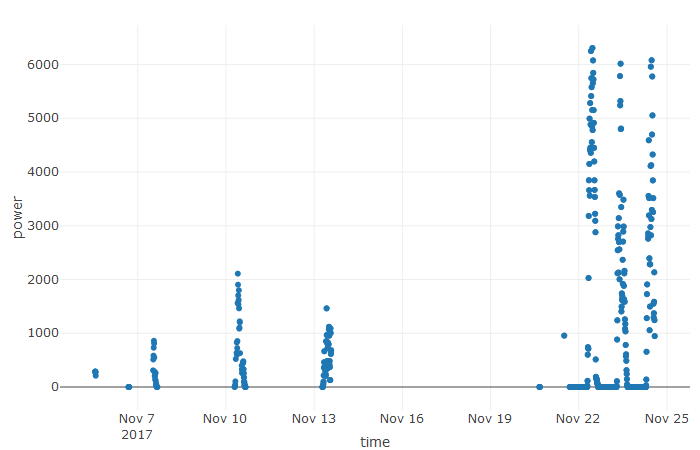

Source code (R):
######################################################
# Test Visualisierung der Leistung einer PV-Anlage
######################################################

# install.package(data.table)
library(data.table)
# install.package(xts)
library(xts)
# install.package(ggplot2)
library(ggplot2)
# install.package(plotly)
library(plotly)

# Set the time zone at the system level
Sys.setenv(TZ="Europe/Zurich")


########## pfadibaar.csv
########## Daten: Google Drive\CAS_BDA7\Daten\temp\test.csv

dt <- fread("data/pfadibaar.csv")

# attribute TIMESTAMP
# The temporal data in dt is an integer. Check:
class(dt$timestamp)
# Transform timestamp from character to POSIXct
# https://stackoverflow.com/questions/27408131/convert-unix-timestamp-into-datetime-in-r
dt$timestampPosix <- as.POSIXct(as.numeric(as.character(dt$timestamp)), origin='1970-01-01', tz='GMT')
class(dt$timestampPosix)

# attribute POWER
class(dt$cur_yield_watt)

# create a dataframe
df <- data.frame(dt$timestampPosix, dt$cur_yield_watt)
colnames(df) <- c("time", "power")

# Visualize the time series
plot_ly(data = df, x=~time, y=~power, type = "scatter", mode = "markers")


########## Birchli
########## Daten (raw): Google Drive\CAS_BDA7\Daten\PV_Birchli_29_10_2017\SBEAM

dt <- fread("data/birchli.csv")

# attribute TIMESTAMP
# The temporal data in dt is an integer. Check:
class(dt$timestamp)
# Transform timestamp from character to POSIXct
# https://stackoverflow.com/questions/27408131/convert-unix-timestamp-into-datetime-in-r
dt$timestampPosix <- as.POSIXct(as.numeric(as.character(dt$timestamp)), origin='1970-01-01', tz='GMT')
class(dt$timestampPosix)

# attribute POWER1, POWER2
class(dt$power1)
class(dt$power2)

# create a dataframe
df <- data.frame(dt$timestampPosix, dt$power1, dt$power2)
colnames(df) <- c("time", "power1", "power2")

dfClean <- df[df$power1 < 3 & df$power2 < 3,]

# Visualize the time series
plot_ly(data = dfClean, x=~time, y=~power1, type = "scatter", mode = "markers")
plot_ly(data = dfClean, x=~time, y=~power2, type = "scatter", mode = "markers")
